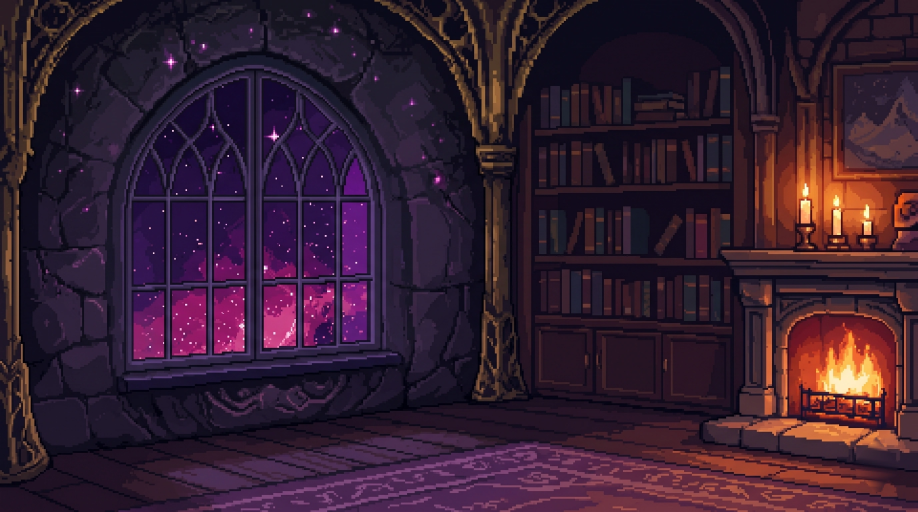
#> input picture assets/img/bg_close.webp, 2752 x 1536 px, found by its file name (shown at 1/3 size)
$ python match_left_capital.py
#> lines starting #> are read from the running program, lines starting #| are printed output that depends on the picture
import numpy as np
from PIL import Image

def find_exact_offset(big_img, small_patch, expected_x, expected_y, search_radius=120):
    b_arr = np.array(big_img.convert('L'), dtype=float)
    p_arr = np.array(small_patch.convert('L'), dtype=float)
    ph, pw = p_arr.shape
    H, W = b_arr.shape

    y_min = max(0, expected_y - search_radius)
    y_max = min(H - ph, expected_y + search_radius)
    x_min = max(0, expected_x - search_radius)
    x_max = min(W - pw, expected_x + search_radius)

    sub_b = b_arr[y_min:y_max + ph, x_min:x_max + pw]
    best_diff = 1e9
    best_pos = (expected_x, expected_y)

    for y in range(y_max - y_min):
        for x in range(x_max - x_min):
            diff = np.mean(np.abs(sub_b[y:y+ph, x:x+pw] - p_arr))
            if diff < best_diff:
                best_diff = diff
                best_pos = (x_min + x, y_min + y)

    return best_pos, best_diff

def main():
    bg = Image.open('assets/img/bg_close.webp').convert('RGBA')
    # In bg_close (2752x1536), fireplace origin is near (2139, 651).
    # Left pillar capital in cell0 is at x: 120..200, y: 220..300.
    # In bg_close coordinates: x = 2139 + 120 = 2259, y = 651 + 220 = 871.
    left_capital = bg.crop((2259, 871, 2339, 951))
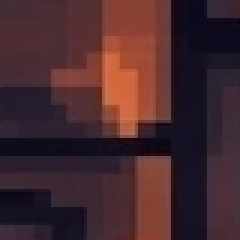
#> left_capital: PIL image 80x80 RGBA (shown 3 times larger); mean R, G, B, A 69.9, 40.7, 46.5, 255

    # Also top mantle corner: in cell0 at x: 80..160, y: 140..200
    # In bg_close: x = 2139 + 80 = 2219, y = 651 + 140 = 791
    mantle_corner = bg.crop((2219, 791, 2299, 851))
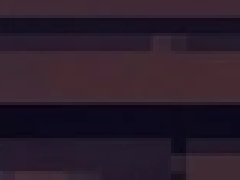
#> mantle_corner: PIL image 80x60 RGBA (shown 3 times larger); mean R, G, B, A 43.2, 29, 42.9, 255

    print("Testing left pillar capital landmark on all 24 frames:")
    for name, sheet_file in [('Flame_1_8', 'Fig/Flame_1_8.png'), ('Flame_smile', 'Fig/Flame_smile.png'), ('Flame_smile2', 'Fig/Flame_smile2.png')]:
#> (the run stopped early here; a loop or call above may not have finished)
